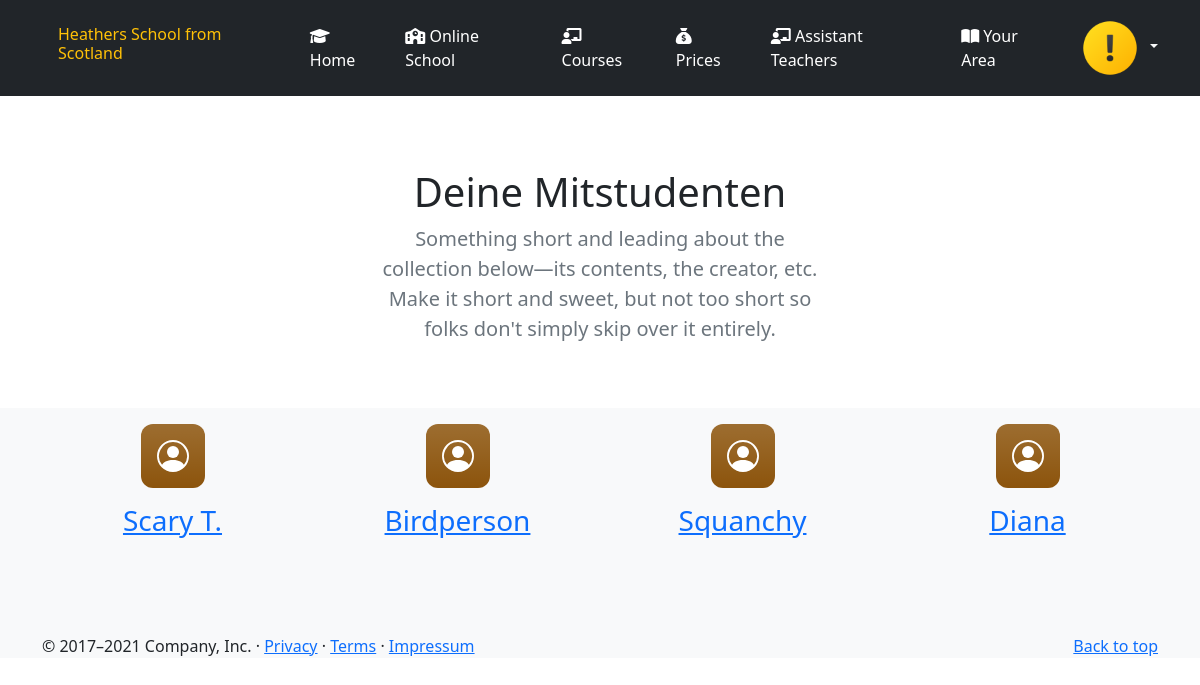
The app's page /Users (signed in) with its own data.
### tables this page shows
CREATE TABLE `users` (
  `userid` int(5) NOT NULL,
  `firstname` varchar(255) NOT NULL,
  `lastname` varchar(255) NOT NULL,
  `username` varchar(16) NOT NULL,
  `mail` varchar(255) NOT NULL,
  `password` varchar(255) NOT NULL,
  `bio` varchar(500) NOT NULL
);

### mainsrc/App/AbstractMVC/AbstractController.php (called while the page is built, shortened)
<?php
class AbstractController {
    public function pageload($dir, $view, $variablen) {
        extract($variablen);
        require_once __DIR__ .  "/../../$dir/MVC/Views/$view.php";
    }
}

### mainsrc/Users/MVC/UserController.php (called while the page is built, shortened)
<?php
class UserController extends AbstractController {
    public function __construct(UserDatabase $userDatabase){
        $this->userDatabase = $userDatabase;
    }
    public function getAllUsers() {
        $getmembers = $this->userDatabase->getMembers();
        $this->pageload("Users", "userlink", [
            "getmembers" => $getmembers,
            ]);
    }
     }

### mainsrc/App/Router.php (called while the page is built, shortened)
<?php
class Router {
    public function __construct(Container $container){
        $this->container = $container;
    }
    public function add($controller, $function){
        $container = $this->container->build($controller);
        $view = $function;
        $this->getMeUsers($container, $view);
    }
    public function getMeUsers($container, $view){
                $container->$view();
    }
}

### mainsrc/Users/UserDatabase.php (called while the page is built, shortened)
<?php
class UserDatabase extends AbstractDatabase {
    public function getTable() {
        return "users";
    }
    public function getModel(){
        return UserModel::class;
    }
    function getMembers(){
        $table = $this->getTable();
        $model = $this->getModel();
        if (!empty($this->pdo)){
            $members = $this->pdo->prepare("SELECT * FROM $table");
            $members->execute();
            $members->setFetchMode(PDO::FETCH_CLASS, $model);
            $memberdata = $members->fetchAll(PDO::FETCH_CLASS);
            }
            return $memberdata;
    }
}

### mainsrc/App/AbstractMVC/AbstractDatabase.php (called while the page is built, shortened)
<?php
abstract class AbstractDatabase {
    public function __construct(PDO $pdo)
    {
        $this->pdo = $pdo;
    }
}

### mainsrc/Users/MVC/Views/userlink.php (the view)
<?php require_once __DIR__ . "../../../../../mainsrc/Design/userheader.php"; ?>
<br>
<section class=" mt-5 text-center container">
    <div class="row py-lg-5">
      <div class="col-lg-5 col-md-8 mx-auto">
        <h1 class="fw-light">Deine Mitstudenten</h1>
        <p class="lead text-muted">Something short and leading about the collection below—its contents, the creator, etc. Make it short and sweet, but not too short so folks don't simply skip over it entirely.</p>
      </div>
    </div>
  </section>
  <div  class="album  bg-light">
    <div class="text-center container">
      <div class="row row-cols-1 row-cols-sm-4 row-cols-md-4">
    <?php     foreach ($getmembers AS $user):  ?>
        <div class="col my-3">
            <div style="background-color: #8C540C" class="feature-icon  bg-gradient">
              <svg class="bi" width="1em" height="1em"><use xlink:href="#people-circle"/></svg>
            </div>
            <a href="/Users/userlink?userid=<?php echo $user->userid ?>"><h3><?php echo $user->username ?></h3></a>
        </div>
    <?php endforeach; ?>
    </div>
  </div>
  <br>
  <br>
  <br>
<?php require_once __DIR__ . "../../../../../mainsrc/Design/footer.php" ?>

### mainsrc/src/css/carousel.css (style rules this page uses)
body { padding-top: 3rem; padding-bottom: 3rem; color: #5a5a5a; }

### mainsrc/src/css/features.css (style rules this page uses)
.bi { vertical-align: -.125em; fill: currentColor; }
.feature-icon { display: inline-flex; align-items: center; justify-content: center; width: 4rem; height: 4rem; margin-bottom: 1rem; font-size: 2rem; color: #fff; border-radius: .75rem; }

### mainsrc/src/css/style.css (style rules this page uses)
:root { --gb: #858e30; }

### records on screen
users: username "Scary T."
users: username "Birdperson"
users: username "Squanchy"
users: username "Diana"
